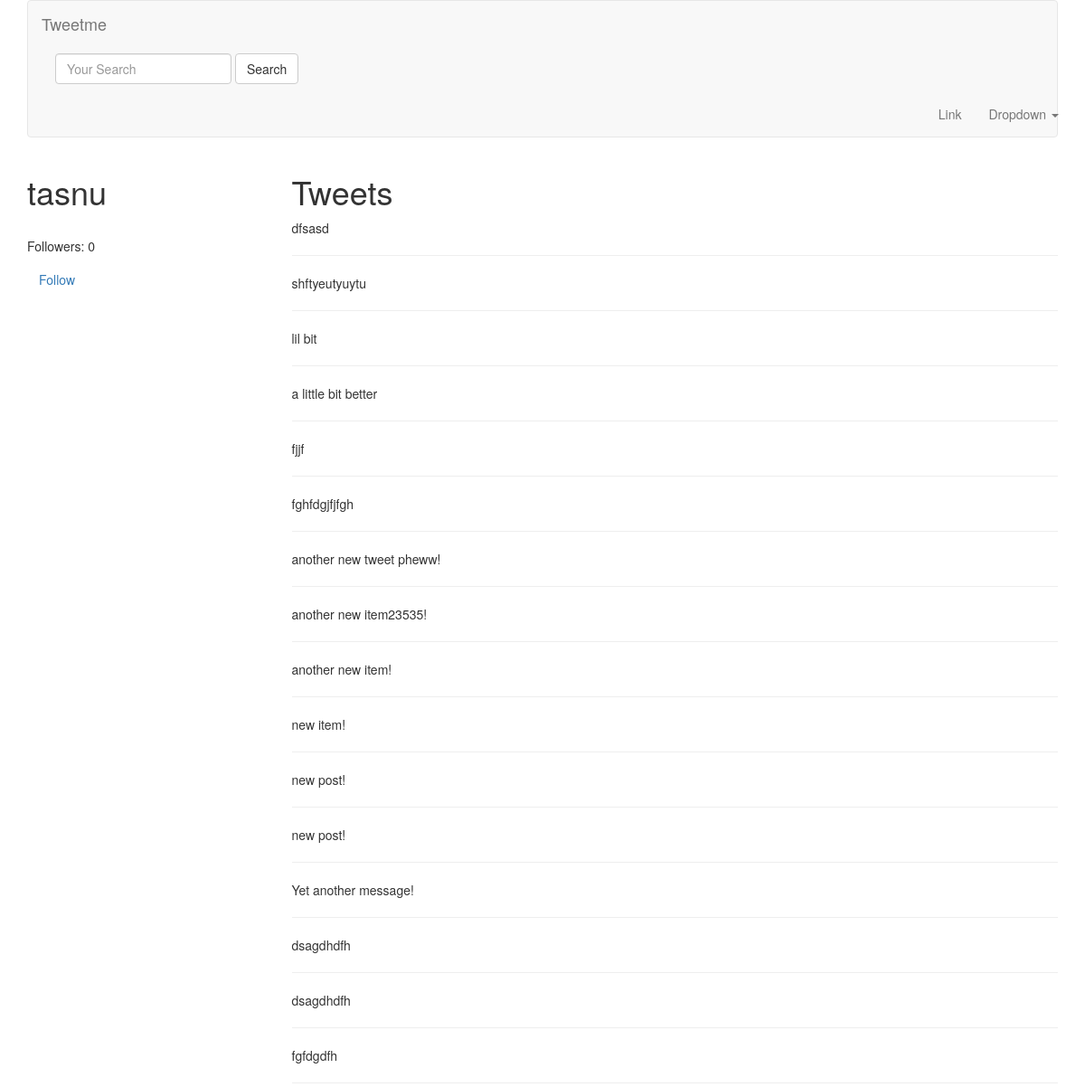
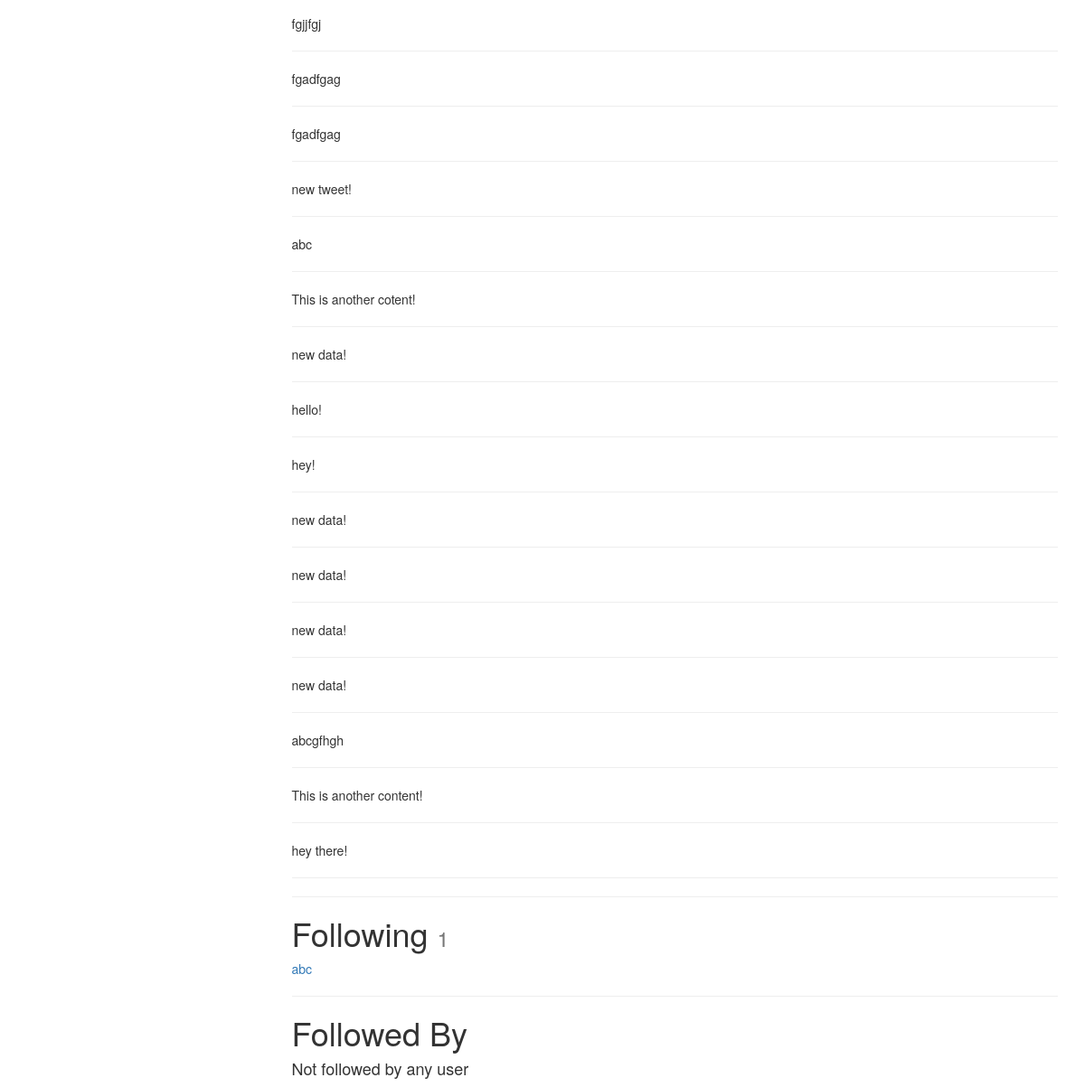
Screenshot of /tasnu/ (signed in) with the database file from the repository (2 pictures, top to bottom).
### tweets/models.py (models this page shows, shortened)
class Tweet(models.Model):
    user = models.ForeignKey(settings.AUTH_USER_MODEL)
    content = models.CharField(max_length=140,validators=[validate_content])
    updated = models.DateTimeField(auto_now=True)
    timestamp = models.DateTimeField(auto_now_add=True)
    def __str__(self):
        return str(self.content)
    class Meta:
        ordering = ['-timestamp']

### accounts/models.py (models this page shows, shortened)
class UserProfile(models.Model):
    user = models.OneToOneField(settings.AUTH_USER_MODEL, related_name='profile')
    following = models.ManyToManyField(settings.AUTH_USER_MODEL, blank=True, related_name='followed_by')
    objects = UserProfileManager()
    def get_following(self):
        users = self.following.all()
        return users.exclude(username=self.user.username)

### accounts/views.py (the view)
# urls.py: url(r'^(?P<username>[\w.@+-]+)/$',UserDetailView.as_view(),name='detail'),
class UserDetailView(DetailView):
    template_name = "accounts/user_detail.html"
    queryset = User.objects.all()
    def get_object(self):
        return get_object_or_404(User,username__iexact=self.kwargs.get("username"))
    def get_context_data(self, *args, **kwargs):
        context = super(UserDetailView,self).get_context_data(*args, **kwargs)
        follow= UserProfile.objects.is_following(self.request.user, self.get_object())
        context['following']= follow
        return context

### accounts/models.py (called while the page is built)
    def all(self):
        qs = self.get_queryset().all()
        try:
            if self.instance:
                qs = qs.exclude(user = self.instance)
        except:
            pass
        return qs

    def is_following(self,user,followed_by_user):
        user_profile, created = UserProfile.objects.get_or_create(user=user)
        if created:
            return False
        if followed_by_user in user_profile.following.all():
            return True
        return False

### accounts/templates/accounts/user_detail.html
{% extends 'base.html' %}
{% block content %}
    <div class="row">
        <div class="col-sm-3 col-xs-12">
            <h1> {{ object.username }}</h1><br/>
            <p>Followers: {{ object.followed_by.all.count }}</p>
            <p><a class="btn btn-link" href="{% url "profiles:follow" username=object.username %}">
                {% if following %}Unfollow {% else %}Follow{% endif %}</a></p>
        </div>
        <div class="col-sm-9 col-xs-12">
            <h1>Tweets</h1>
            {% for tweet in object.tweet_set.all  %}
                {{ tweet }}<br/><hr/>
            {% endfor %}
            <hr/>
            <h1>Following <small> {{ object.profile.get_following.count }} </small></h1>
            {% for user in object.profile.get_following  %}
                <a href="/{{ user.username }}">{{ user.username }}</a><br/>
                {% empty %}
                <h4>Not following any user</h4>
            {% endfor %}
            <hr/>
            <h1>Followed By</h1>
            {% for profile in object.followed_by.all %}
                <a href="/{{ profile.user.username }}"> {{ profile.user.username}}</a>
                {% empty %}
                <h4>Not followed by any user</h4>
            {% endfor %}
        </div>
    </div>
{% endblock content %}

### rows the page displays
Tweet: content "dfsasd"
Tweet: content "shftyeutyuytu"
Tweet: content "lil bit"
Tweet: content "a little bit better"
Tweet: content "fjjf"
Tweet: content "fghfdgjfjfgh"
Tweet: content "another new tweet pheww!"
Tweet: content "another new item23535!"
Tweet: content "another new item!"
Tweet: content "new item!"
Tweet: content "new post!"
Tweet: content "new post!"
Tweet: content "Yet another message!"
Tweet: content "dsagdhdfh"
Tweet: content "dsagdhdfh"
Tweet: content "fgfdgdfh"
Tweet: content "fgjjfgj"
Tweet: content "fgadfgag"
Tweet: content "fgadfgag"
Tweet: content "new tweet!"
Tweet: content "abc"
Tweet: content "This is another cotent!"
Tweet: content "new data!"
Tweet: content "hello!"
Tweet: content "hey!"
Tweet: content "new data!"
Tweet: content "new data!"
Tweet: content "new data!"
Tweet: content "new data!"
Tweet: content "abcgfhgh"
Tweet: content "This is another content!"
Tweet: content "hey there!"

### other values shown
{{ object.username }} "tasnu"
{{ object.followed_by.all.count }} "0"
{{ object.profile.get_following.count }} "1"
{{ user.username }} "abc"
